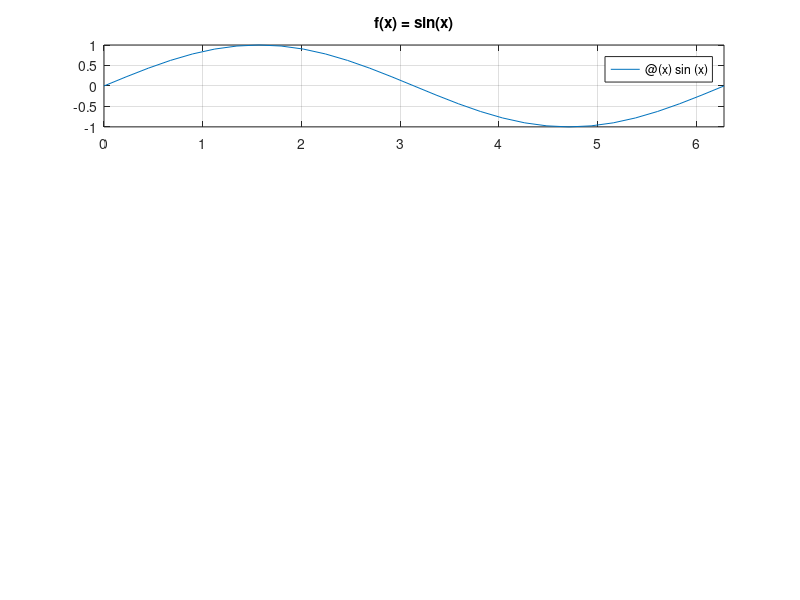

Here is the MATLAB script that generated this plot: (Note: this script raises an error after producing the figure.)
% funzione esatta
f = @(x) sin(x);
f1 = @(x) cos(x);
interval = [0, 2*pi];

% polinomi interpolanti, function es 1, 2, 3
xi = [0, pi, 2*pi];
fi = [f(0), f(pi), f(2*pi)];
f1i = [f1(0), f1(pi), f1(2*pi)];

pl = @(x) lagrange(xi, fi, x);
% pn = @(x) newton(xi, fi, x); // il polinomio e' lo stesso, cambia solo il metodo con cui lo calcolo
ph = @(x) hermite(xi, fi, f1i, x);

% plots
subplot(4,1,1)
fplot(f, interval)
grid on
title('f(x) = sin(x)')
ax = gca;
ax.XTick = 0:pi/2:2*pi;
ax.XTickLabel = {'0','\pi/2','\pi','3\pi/2','2\pi'};

subplot(4,1,2)
fplot(pl, interval)
grid on
title('p(x) Lagrange')
ax = gca;
ax.XTick = 0:pi/2:2*pi;
ax.XTickLabel = {'0','\pi/2','\pi','3\pi/2','2\pi'};

subplot(4,1,3)
fplot(pn, interval)
grid on
title('p(x) Newton')
ax = gca;
ax.XTick = 0:pi/2:2*pi;
ax.XTickLabel = {'0','\pi/2','\pi','3\pi/2','2\pi'};

subplot(4,1,4)
fplot(ph, interval)
grid on
title('p(x) Hermite')
ax = gca;
ax.XTick = 0:pi/2:2*pi;
ax.XTickLabel = {'0','\pi/2','\pi','3\pi/2','2\pi'};
